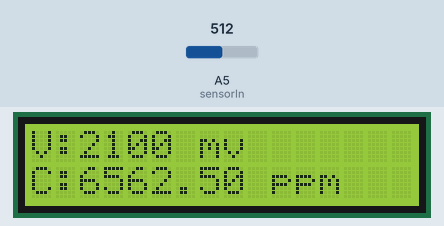
Recording of a sketch running on a simulated Arduino Uno, built with avr-gcc and run on an emulated ATmega328P. On the bench: 16×2 character LCD. Inputs (shaded band) come from the test bench; at power-on: A5 (sensorIn) = 512. What the sketch prints to the serial monitor is not drawn.

Above: at 2.2 s.
2.3 s: A5 (sensorIn) set to 155
At 4.2 s:
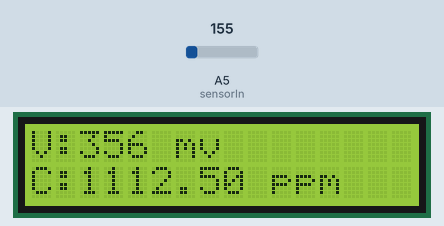
4.5 s: A5 (sensorIn) set to 141
At 6.2 s:
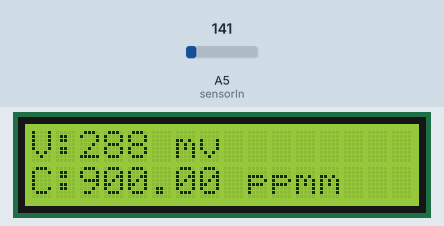
6.5 s: A5 (sensorIn) set to 122
At 8.2 s:
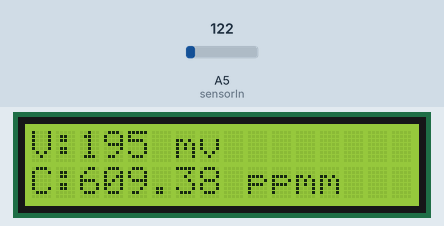
Timing chart, 0 to 9.7 s (numbered marks = the images above; inputs shaded):
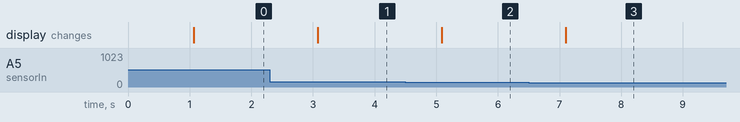

Measured:
- the behaviour switches between 148 and 147 on A5 (sensorIn) (found by bisection; images 1 and 2)
- after the input at 2.3 s, the display: changes after 0.78 s (image 1)
- after the input at 4.5 s, the display: changes after 0.59 s (image 2)
- after the input at 6.5 s, the display: changes after 0.60 s (image 3)

The sketch:

CO2_detector.ino
```cpp
// (licence header left out)
int sensorIn = A5;
int SerialPrint = 1;

#include <LiquidCrystal.h>
LiquidCrystal lcd(8, 9, 4, 5, 6, 7);        // select the pins used on the LCD panel

//unsigned long tepTimer ;

void setup(){
  Serial.begin(9600);
  // Set the default voltage of the reference voltage
  analogReference(DEFAULT);

  lcd.begin(16, 2);                       // start the library
  lcd.setCursor(0, 0);
  lcd.print ("Setting up");
  delay (1000);
}

void loop(){
  //Read voltage
  int sensorValue = analogRead(sensorIn);

  // The analog signal is converted to a voltage
  float voltage = sensorValue*(5000/1024.0);
  if(voltage == 0)
  {
    Serial.println("Fault");
  }
  else if(voltage < 400)
  {
    Serial.println("preheating");
  }
  else
  {
    int voltage_diference=voltage-400;
    float concentration=voltage_diference*50.0/16.0;

    lcd.setCursor(0, 0);
    lcd.print("V:");
    lcd.print(voltage_diference);
    lcd.print (" mv   ");
    lcd.setCursor(0, 1);
    lcd.print("C:");
    lcd.print (concentration);
    lcd.print(" ppm");

    // Print Voltage
    if (SerialPrint == 1)
    {
      Serial.print("voltage:");
      Serial.print(voltage);
      Serial.println("mv");
      //Print CO2 concentration
      Serial.print(concentration);
      Serial.println("ppm");
    }
  }
  delay(1000);
}
```
